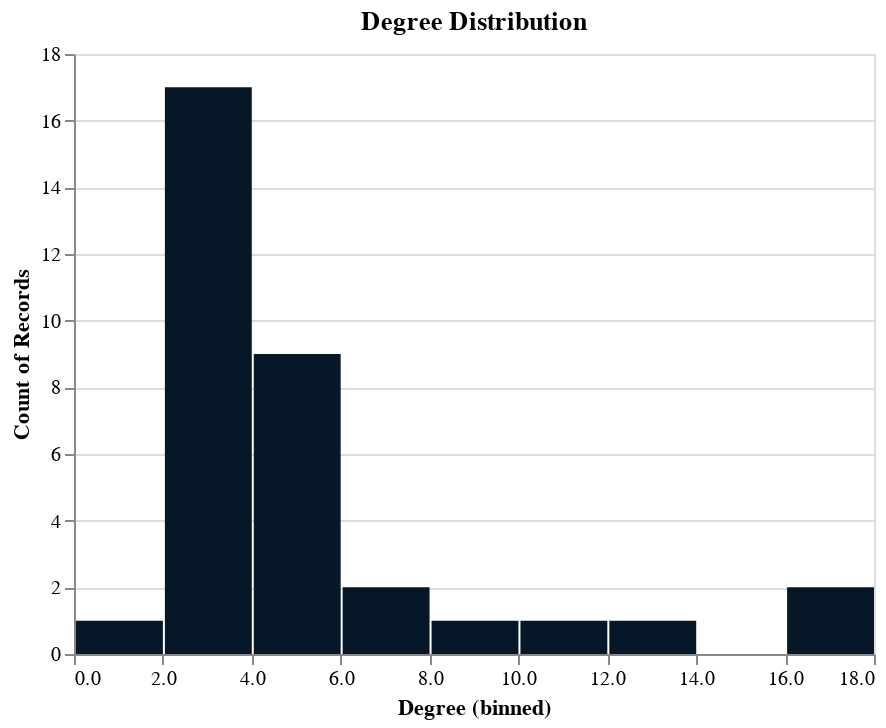
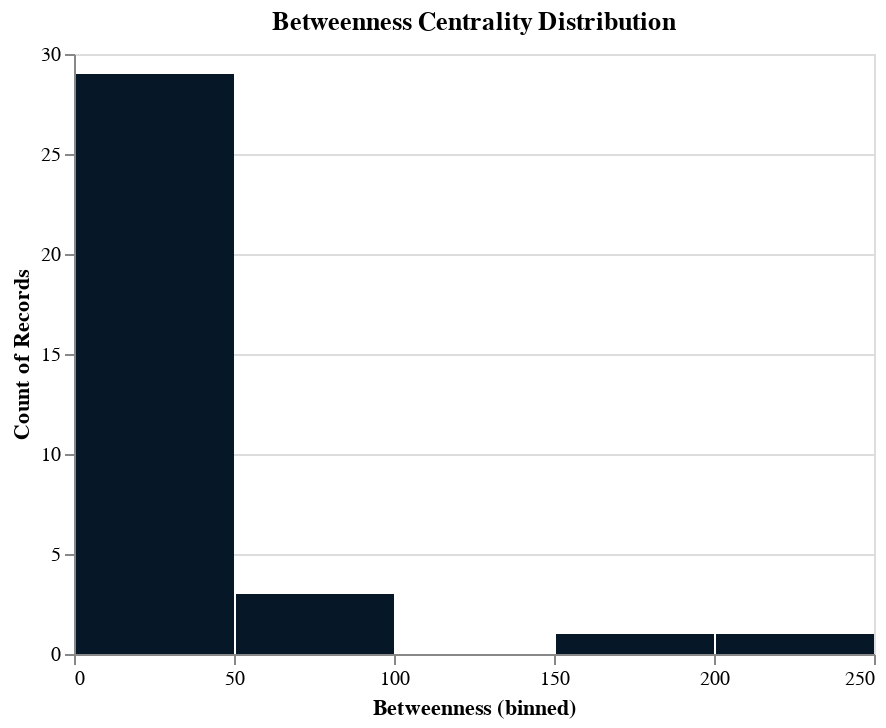

Here is the notebook cell these charts were saved with, in order:
### Code cell
import altair as alt
import pandas as pd
from igraph import Graph

def analyze_subgraph(subgraph):
    report = {}

    # Global Network Characteristics
    report['Density'] = subgraph.density()
    report['Diameter'] = subgraph.diameter()
    report['Average Path Length'] = subgraph.average_path_length()
    report['Global Clustering Coefficient'] = subgraph.transitivity_undirected()

    # Node-Level Metrics
    degrees = subgraph.degree()
    betweenness = subgraph.betweenness()
    closeness = subgraph.closeness()
    eigenvector_centrality = subgraph.eigenvector_centrality()

    report['Degree Distribution'] = degrees
    report['Betweenness Centrality'] = betweenness
    report['Closeness Centrality'] = closeness
    report['Eigenvector Centrality'] = eigenvector_centrality

    # Plots
    # Degree Distribution Plot
    degree_data = pd.DataFrame({'Degree': degrees})
    degree_plot = alt.Chart(degree_data).mark_bar(color="#061727").encode(
        alt.X('Degree:Q', bin=True),
        y='count()'
    ).properties(title='Degree Distribution')

    # Betweenness Centrality Plot
    betweenness_data = pd.DataFrame({'Betweenness': betweenness})
    betweenness_plot = alt.Chart(betweenness_data).mark_bar(color="#061727").encode(
        alt.X('Betweenness:Q', bin=True),
        y='count()'
    ).properties(title='Betweenness Centrality Distribution')

    plots = {
        'Degree Distribution': degree_plot,
        'Betweenness Centrality': betweenness_plot
    }

    return report, plots

# Example usage
subgraph = Graph.Famous('Zachary')  # Using Zachary's Karate Club graph as an example
report, plots = analyze_subgraph(subgraph)

# You can then use report and plots as needed. For example:
plots['Degree Distribution'].display()
plots['Betweenness Centrality'].display()

### Figure 1 — Vega-Lite specification as saved in the notebook (floating-point values rounded to 4 significant figures)
{"config": {"view": {"continuousWidth": 400, "continuousHeight": 300}}, "data": {"name": "data-5d005b1a016d9736f5d77a7d83fc5ac3"}, "mark": {"type": "bar", "color": "#061727"}, "encoding": {"x": {"type": "quantitative", "bin": true, "field": "Degree"}, "y": {"type": "quantitative", "aggregate": "count"}}, "title": "Degree Distribution", "$schema": "https://vega.github.io/schema/vega-lite/v4.8.1.json", "datasets": {"data-5d005b1a016d9736f5d77a7d83fc5ac3": [{"Degree": 16}, {"Degree": 9}, {"Degree": 10}, {"Degree": 6}, {"Degree": 3}, {"Degree": 4}, {"Degree": 4}, {"Degree": 4}, {"Degree": 5}, {"Degree": 2}, {"Degree": 3}, {"Degree": 1}, {"Degree": 2}, {"Degree": 5}, {"Degree": 2}, {"Degree": 2}, {"Degree": 2}, {"Degree": 2}, {"Degree": 2}, {"Degree": 3}, {"Degree": 2}, {"Degree": 2}, {"Degree": 2}, {"Degree": 5}, {"Degree": 3}, {"Degree": 3}, {"Degree": 2}, {"Degree": 4}, {"Degree": 3}, {"Degree": 4}, {"Degree": 4}, {"Degree": 6}, {"Degree": 12}, {"Degree": 17}]}}

### Figure 2 — Vega-Lite specification as saved in the notebook (floating-point values rounded to 4 significant figures)
{"config": {"view": {"continuousWidth": 400, "continuousHeight": 300}}, "data": {"name": "data-26f1d045ed18570eb638d8f63c06bb38"}, "mark": {"type": "bar", "color": "#061727"}, "encoding": {"x": {"type": "quantitative", "bin": true, "field": "Betweenness"}, "y": {"type": "quantitative", "aggregate": "count"}}, "title": "Betweenness Centrality Distribution", "$schema": "https://vega.github.io/schema/vega-lite/v4.8.1.json", "datasets": {"data-26f1d045ed18570eb638d8f63c06bb38": [{"Betweenness": 231.1}, {"Betweenness": 28.48}, {"Betweenness": 75.85}, {"Betweenness": 6.288}, {"Betweenness": 0.3333}, {"Betweenness": 15.83}, {"Betweenness": 15.83}, {"Betweenness": 0.0}, {"Betweenness": 29.53}, {"Betweenness": 0.4476}, {"Betweenness": 0.3333}, {"Betweenness": 0.0}, {"Betweenness": 0.0}, {"Betweenness": 24.22}, {"Betweenness": 0.0}, {"Betweenness": 0.0}, {"Betweenness": 0.0}, {"Betweenness": 0.0}, {"Betweenness": 0.0}, {"Betweenness": 17.15}, {"Betweenness": 0.0}, {"Betweenness": 0.0}, {"Betweenness": 0.0}, {"Betweenness": 9.3}, {"Betweenness": 1.167}, {"Betweenness": 2.028}, {"Betweenness": 0.0}, {"Betweenness": 11.79}, {"Betweenness": 0.9476}, {"Betweenness": 1.543}, {"Betweenness": 7.61}, {"Betweenness": 73.01}, {"Betweenness": 76.69}, {"Betweenness": 160.6}]}}
